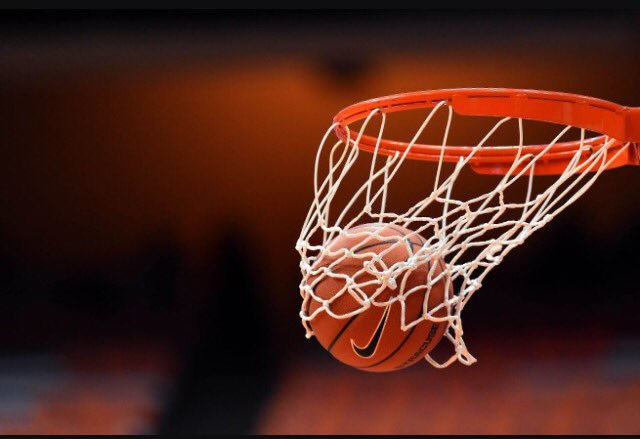
#> input picture basketball.jpg, 640 x 439 px, found by its file name
$ jupyter execute Manual-Detection.ipynb
#> lines starting #> are read from the running program, lines starting #| are printed output that depends on the picture; after the words box and inside, x2 and y2 are one past the last pixel; in counts of white or black regions, pixels touching at a corner belong together
Manual Detection

[cell 1]
import cv2

Loading an  Image in  colored mode

[cell 2]
img = cv2.imread('/home/meracoda/Desktop/basketball.jpg',1)
#> img is the input picture: shape (439, 640, 3); mean B, G, R 27.3, 36.6, 77

Draw a rectangle around the ball

[cell 3]
cv2.rectangle(img ,(200,200),(500,400),(255,0,255),3)
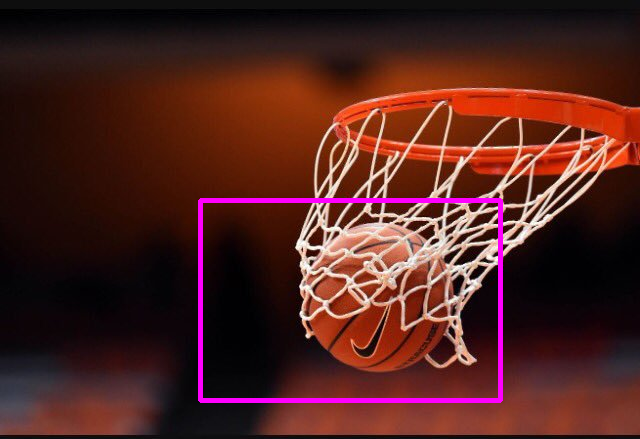
#> img: shape (439, 640, 3); 1.78% of pixels changed, all inside (x1, y1, x2, y2) = (198, 198, 503, 403)
